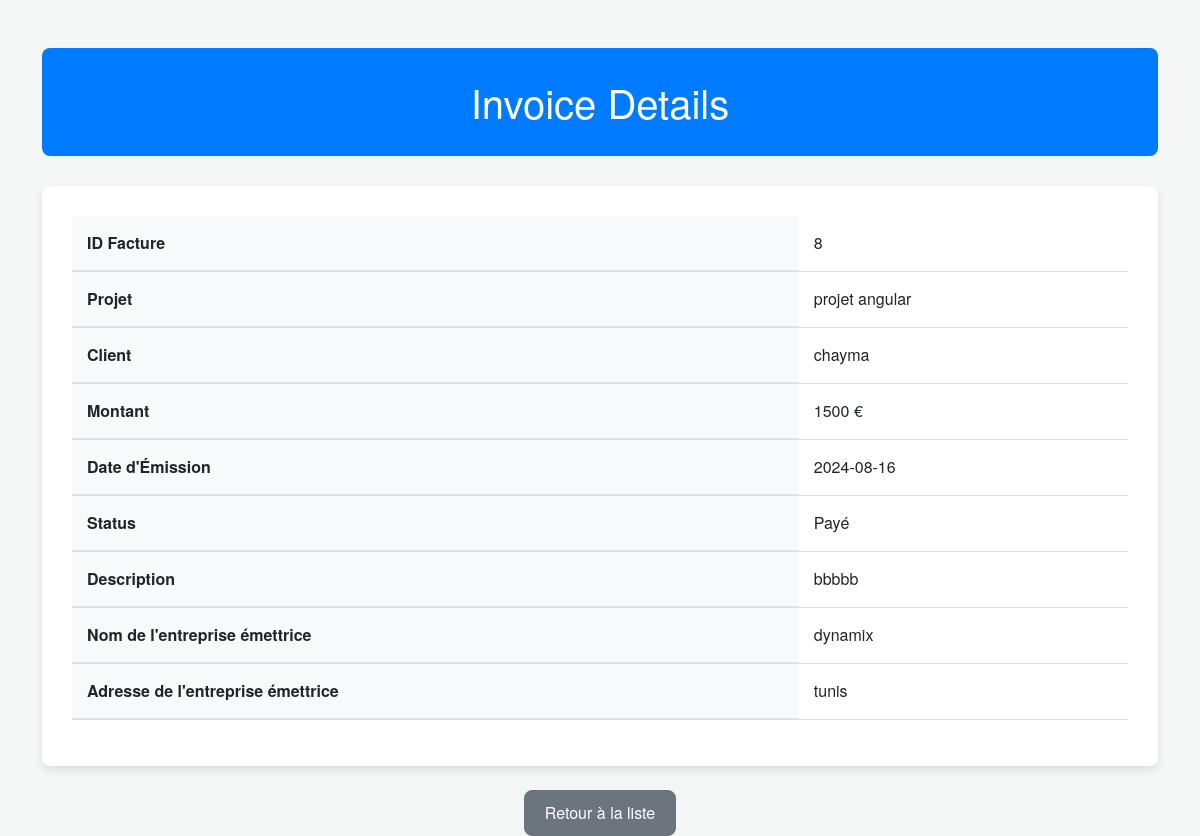
The app's page /gp1/show_facture.php?id=8 with its own data.
### tables this page shows
CREATE TABLE `factures` (
  `id_facture` int(10) NOT NULL,
  `id_projet` int(10) NOT NULL,
  `id_clients` int(10) NOT NULL,
  `numero_facture` varchar(10) NOT NULL,
  `montant` double NOT NULL,
  `status` varchar(50) NOT NULL,
  `date_emission` date NOT NULL,
  `description` varchar(255) NOT NULL,
  `nom_entreprise` varchar(255) NOT NULL,
  `adresse_entreprise` varchar(255) NOT NULL,
  `nomentrepriseemettrice` varchar(255) NOT NULL,
  `adressentrepriseemettrice` varchar(255) NOT NULL,
  `taxes` double NOT NULL,
  `remises` double NOT NULL,
  `montant_total` double NOT NULL,
  `tasks_json` varchar(255) NOT NULL,
  `created_at` datetime NOT NULL,
  `updated_at` datetime NOT NULL
);

### gp1/show_facture.php (the view, shortened to what this page needs)
<?php
global $db;
if (isset($_GET['id']) && !empty($_GET['id'])) {
    $id_facture = intval($_GET['id']);
    try {
        $stmt = $db->prepare("SELECT * FROM factures WHERE id_facture = :id_facture");
        $stmt->bindParam(':id_facture', $id_facture, PDO::PARAM_INT);
        $stmt->execute();
        $facture = $stmt->fetch(PDO::FETCH_ASSOC);
        if ($facture) {
            $stmt_projet = $db->prepare("
                SELECT p.projetname, c.client_name, c.company
                FROM projets p
                INNER JOIN clients c ON p.id_clients = c.id_clients
                WHERE p.id_projet = :id_projet
            ");
            $stmt_projet->bindParam(':id_projet', $facture['id_projet'], PDO::PARAM_INT);
            $stmt_projet->execute();
            $projet = $stmt_projet->fetch(PDO::FETCH_ASSOC);
            if ($projet) {
                $facture = array_merge($facture, $projet);
            }
        } else {
            header("Location: listfactures.php?message=facture_not_found");
            exit();
        }
    } catch (PDOException $e) {
        header("Location: listfactures.php?message=error&error=" . urlencode($e->getMessage()));
        exit();
    }
} else {
    header("Location: listfactures.php?message=missing_id");
    exit();
}
?>
<!DOCTYPE html>
<html lang="fr">
<head>
    <link rel="stylesheet" href="https://cdn.jsdelivr.net/npm/bootstrap@5.3.0/dist/css/bootstrap.min.css">
</head>
<body>
<div class="container mt-5">
    <div class="invoice-header">
        <h2>Invoice Details</h2>
    </div>
    <div class="invoice-details">
        <table class="table">
            <tr>
                <th>ID Facture</th>
                <td><?php echo htmlspecialchars($facture['id_facture']); ?></td>
            </tr>
            <tr>
                <th>Projet</th>
                <td><?php echo htmlspecialchars($facture['projetname']); ?></td>
            </tr>
            <tr>
                <th>Client</th>
                <td><?php echo htmlspecialchars($facture['client_name']); ?></td>
            </tr>
            <tr>
                <th>Montant</th>
                <td><?php echo htmlspecialchars($facture['montant']); ?> €</td>
            </tr>
            <tr>
                <th>Date d'Émission</th>
                <td><?php echo htmlspecialchars($facture['date_emission']); ?></td>
            </tr>
            <tr>
                <th>Status</th>
                <td><?php echo htmlspecialchars($facture['status']); ?></td>
            </tr>
            <tr>
                <th>Description</th>
                <td><?php echo nl2br(htmlspecialchars($facture['description'])); ?></td>
            </tr>
            <tr>
                <th>Nom de l'entreprise émettrice</th>
                <td><?php echo htmlspecialchars($facture['nomentrepriseemettrice']); ?></td>
            </tr>
            <tr>
                <th>Adresse de l'entreprise émettrice</th>
                <td><?php echo htmlspecialchars($facture['adressentrepriseemettrice']); ?></td>
            </tr>
        </table>
    </div>
    <div class="text-center mt-4">
        <a href="listfactures.php" class="btn btn-secondary">Retour à la liste</a>
    </div>
</div>
</body>
</html>

### gp1/show_facture.php (style rules this page uses)
body { font-family: 'Helvetica Neue', Helvetica, Arial, sans-serif; background-color: #f4f7f6; color: #333; }
.invoice-header { background-color: #007bff; color: #fff; padding: 30px 20px; text-align: center; border-radius: 8px; margin-bottom: 30px; }
.invoice-header h2 { margin: 0; font-size: 2.5rem; }
.invoice-details { background-color: #fff; padding: 30px; border-radius: 8px; box-shadow: 0 4px 8px rgba(0, 0, 0, 0.1); margin-bottom: 20px; }
.invoice-details th { background-color: #f8f9fa; padding: 15px; text-align: left; border-bottom: 2px solid #e0e0e0; }
.invoice-details td { padding: 15px; border-bottom: 1px solid #e0e0e0; }
.btn-secondary { background-color: #6c757d; border-color: #6c757d; border-radius: 8px; padding: 10px 20px; font-size: 1rem; }

### records on screen
factures: id_facture "8", montant "1500", date_emission "2024-08-16", status "Payé", description "bbbbb", nomentrepriseemettrice "dynamix", adressentrepriseemettrice "tunis"

### other values on screen
$facture['projetname'] "projet angular"
$facture['client_name'] "chayma"
